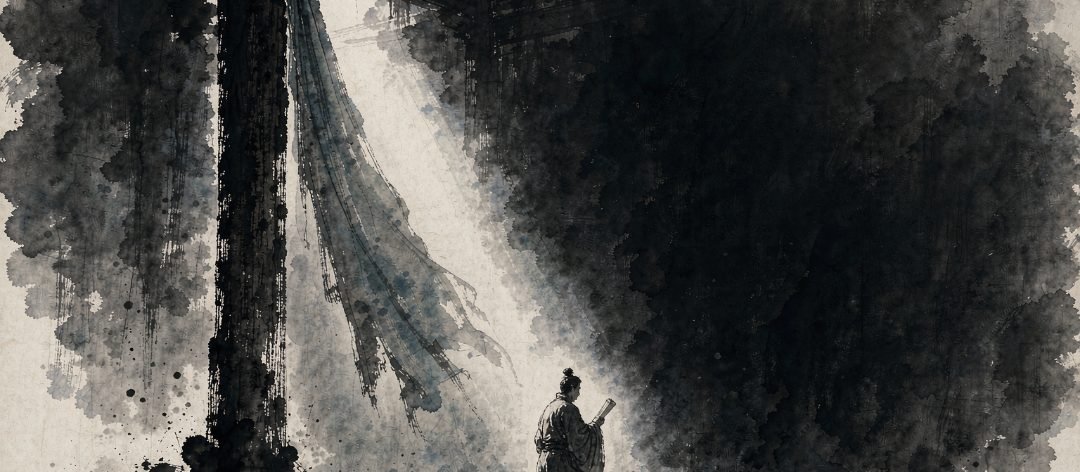
#> input picture assets/censor.jpg, 1080 x 472 px
$ python _img.py assets/censor.jpg assets/dispatch.jpg
#> lines starting #> are read from the running program, lines starting #| are printed output that depends on the picture
#> in main, im is the input picture: PIL image 1080x472 RGB; mean R, G, B 74.5, 74.3, 72.1
# -*- coding: utf-8 -*-
"""把生成的现代题图统一成：1080x472、灰调、右下角无水印、体积可控。
用法：python _img.py <源图> <目标名>   （目标名不带扩展名，输出 assets/mo/<名>.jpg）
"""
import sys, os
from PIL import Image, ImageEnhance, ImageOps

W, H = 1080, 472
OUT = os.path.join(os.path.dirname(os.path.abspath(__file__)), 'assets', 'mo')


def cover(im, w, h):
#> called with w = 1080, h = 472
    sw, sh = im.size
#> sw = 1080; sh = 472
    s = max(w / sw, h / sh)
#> s = 1
    im = im.resize((max(w, int(sw * s + .5)), max(h, int(sh * s + .5))), Image.LANCZOS)
    x = (im.size[0] - w) // 2
#> x = 0
    # 竖直方向略偏上：这类图上方多是墙/天，下面多是地，切地比切天安全
    y = int((im.size[1] - h) * 0.42)
#> y = 0
    return im.crop((x, y, x + w, y + h))


def main(src, name):
    im = Image.open(src).convert('RGB')
    im = cover(im, W, H)
    # 去色：只留一点暖，靠页面上的 sepia(.06) 统一
    g = ImageOps.grayscale(im)
    g = ImageEnhance.Contrast(g).enhance(1.04)
    g = ImageEnhance.Brightness(g).enhance(1.02)
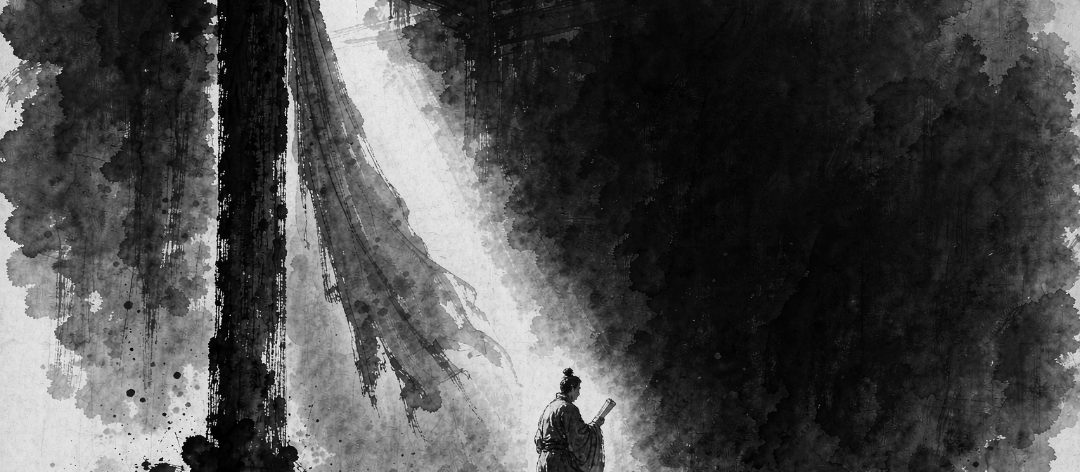
#> g: PIL image 1080x472 L; min 0, max 255, mean 74.6
    g = g.convert('RGB')
#> g: PIL image 1080x472 RGB
    os.makedirs(OUT, exist_ok=True)
    dst = os.path.join(OUT, name + '.jpg')
    g.save(dst, 'JPEG', quality=84, optimize=True, progressive=True)
    print('%s  %dx%d  %.0f KB' % (dst, W, H, os.path.getsize(dst) / 1024))


if __name__ == '__main__':
    main(sys.argv[1], sys.argv[2])
